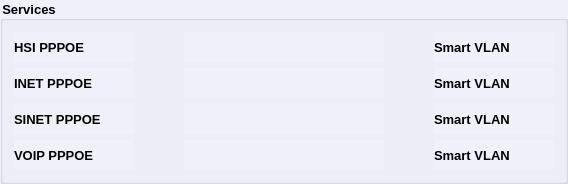
               <widget class="QGroupBox" name="servicesGB">
                <property name="minimumSize">
                 <size>
                  <width>0</width>
                  <height>0</height>
                 </size>
                </property>
                <property name="font">
                 <font>
                  <family>Tahoma</family>
                  <pointsize>10</pointsize>
                  <weight>75</weight>
                  <bold>true</bold>
                 </font>
                </property>
                <property name="styleSheet">
                 <string notr="true">background-color: rgb(240, 240, 250);</string>
                </property>
                <property name="title">
                 <string>Services</string>
                </property>
                <layout class="QVBoxLayout" name="verticalLayout_5">
                 <item>
                  <layout class="QHBoxLayout" name="horizontalLayout_16">
                   <property name="spacing">
                    <number>50</number>
                   </property>
                   <item>
                    <widget class="QLabel" name="label_29">
                     <property name="minimumSize">
                      <size>
                       <width>120</width>
                       <height>30</height>
                      </size>
                     </property>
                     <property name="maximumSize">
                      <size>
                       <width>120</width>
                       <height>30</height>
                      </size>
                     </property>
                     <property name="font">
                      <font>
                       <family>Tahoma</family>
                       <pointsize>10</pointsize>
                       <weight>75</weight>
                       <bold>true</bold>
                      </font>
                     </property>
                     <property name="text">
                      <string>HSI PPPOE</string>
                     </property>
                    </widget>
                   </item>
                   <item>
                    <widget class="QLabel" name="pppoeLbl">
                     <property name="sizePolicy">
                      <sizepolicy hsizetype="Expanding" vsizetype="Preferred">
                       <horstretch>0</horstretch>
                       <verstretch>0</verstretch>
                      </sizepolicy>
                     </property>
                     <property name="minimumSize">
                      <size>
                       <width>200</width>
                       <height>30</height>
                      </size>
                     </property>
                     <property name="maximumSize">
                      <size>
                       <width>200</width>
                       <height>30</height>
                      </size>
                     </property>
                     <property name="font">
                      <font>
                       <family>Tahoma</family>
                       <pointsize>10</pointsize>
                       <weight>75</weight>
                       <bold>true</bold>
                      </font>
                     </property>
                     <property name="styleSheet">
                      <string notr="true">color: rgb(85, 0, 127);</string>
                     </property>
                     <property name="text">
                      <string/>
                     </property>
                    </widget>
                   </item>
                   <item>
                    <widget class="QLabel" name="hsiVlanLbl">
                     <property name="sizePolicy">
                      <sizepolicy hsizetype="Expanding" vsizetype="Preferred">
                       <horstretch>0</horstretch>
                       <verstretch>0</verstretch>
                      </sizepolicy>
                     </property>
                     <property name="minimumSize">
                      <size>
                       <width>120</width>
                       <height>30</height>
                      </size>
                     </property>
                     <property name="maximumSize">
                      <size>
                       <width>2000</width>
                       <height>30</height>
                      </size>
                     </property>
                     <property name="font">
                      <font>
                       <family>Tahoma</family>
                       <pointsize>10</pointsize>
                       <weight>75</weight>
                       <bold>true</bold>
                      </font>
                     </property>
                     <property name="text">
                      <string>Smart VLAN</string>
                     </property>
                    </widget>
                   </item>
                  </layout>
                 </item>
                 <item>
                  <layout class="QHBoxLayout" name="horizontalLayout_9">
                   <property name="spacing">
                    <number>50</number>
                   </property>
                   <item>
                    <widget class="QLabel" name="label_15">
                     <property name="minimumSize">
                      <size>
                       <width>120</width>
                       <height>30</height>
                      </size>
                     </property>
                     <property name="maximumSize">
                      <size>
                       <width>120</width>
                       <height>30</height>
                      </size>
                     </property>
                     <property name="font">
                      <font>
                       <family>Tahoma</family>
                       <pointsize>10</pointsize>
                       <weight>75</weight>
                       <bold>true</bold>
                      </font>
                     </property>
                     <property name="text">
                      <string>INET PPPOE</string>
                     </property>
                    </widget>
                   </item>
                   <item>
                    <widget class="QLabel" name="inetLbl">
                     <property name="sizePolicy">
                      <sizepolicy hsizetype="Expanding" vsizetype="Preferred">
                       <horstretch>0</horstretch>
                       <verstretch>0</verstretch>
                      </sizepolicy>
                     </property>
                     <property name="minimumSize">
                      <size>
                       <width>200</width>
                       <height>30</height>
                      </size>
                     </property>
                     <property name="maximumSize">
                      <size>
                       <width>200</width>
                       <height>30</height>
                      </size>
                     </property>
                     <property name="font">
                      <font>
                       <family>Tahoma</family>
                       <pointsize>10</pointsize>
                       <weight>75</weight>
                       <bold>true</bold>
                      </font>
                     </property>
                     <property name="styleSheet">
                      <string notr="true">color: rgb(85, 0, 127);</string>
                     </property>
                     <property name="text">
                      <string/>
                     </property>
                    </widget>
                   </item>
                   <item>
                    <widget class="QLabel" name="inetVlanLbl">
                     <property name="sizePolicy">
                      <sizepolicy hsizetype="Expanding" vsizetype="Preferred">
                       <horstretch>0</horstretch>
                       <verstretch>0</verstretch>
                      </sizepolicy>
                     </property>
                     <property name="minimumSize">
                      <size>
                       <width>120</width>
                       <height>30</height>
                      </size>
                     </property>
                     <property name="maximumSize">
                      <size>
                       <width>2000</width>
                       <height>30</height>
                      </size>
                     </property>
                     <property name="font">
                      <font>
                       <family>Tahoma</family>
                       <pointsize>10</pointsize>
                       <weight>75</weight>
                       <bold>true</bold>
                      </font>
                     </property>
                     <property name="text">
                      <string>Smart VLAN</string>
                     </property>
                    </widget>
                   </item>
                  </layout>
                 </item>
                 <item>
                  <layout class="QHBoxLayout" name="horizontalLayout_15">
                   <property name="spacing">
                    <number>50</number>
                   </property>
                   <item>
                    <widget class="QLabel" name="label_27">
                     <property name="minimumSize">
                      <size>
                       <width>120</width>
                       <height>30</height>
                      </size>
                     </property>
                     <property name="maximumSize">
                      <size>
                       <width>120</width>
                       <height>30</height>
                      </size>
                     </property>
                     <property name="font">
                      <font>
                       <family>Tahoma</family>
                       <pointsize>10</pointsize>
                       <weight>75</weight>
                       <bold>true</bold>
                      </font>
                     </property>
                     <property name="text">
                      <string>SINET PPPOE</string>
                     </property>
                    </widget>
                   </item>
                   <item>
                    <widget class="QLabel" name="sinetLbl">
                     <property name="sizePolicy">
                      <sizepolicy hsizetype="Expanding" vsizetype="Preferred">
                       <horstretch>0</horstretch>
                       <verstretch>0</verstretch>
                      </sizepolicy>
                     </property>
                     <property name="minimumSize">
                      <size>
                       <width>200</width>
                       <height>30</height>
                      </size>
                     </property>
                     <property name="maximumSize">
                      <size>
                       <width>200</width>
                       <height>30</height>
                      </size>
                     </property>
                     <property name="font">
                      <font>
                       <family>Tahoma</family>
                       <pointsize>10</pointsize>
                       <weight>75</weight>
                       <bold>true</bold>
                      </font>
                     </property>
                     <property name="styleSheet">
                      <string notr="true">color: rgb(85, 0, 127);</string>
                     </property>
                     <property name="text">
                      <string/>
                     </property>
                    </widget>
                   </item>
                   <item>
                    <widget class="QLabel" name="sinetVlanLbl">
                     <property name="sizePolicy">
                      <sizepolicy hsizetype="Expanding" vsizetype="Preferred">
                       <horstretch>0</horstretch>
                       <verstretch>0</verstretch>
                      </sizepolicy>
                     </property>
                     <property name="minimumSize">
                      <size>
                       <width>120</width>
                       <height>30</height>
                      </size>
                     </property>
                     <property name="maximumSize">
                      <size>
                       <width>2000</width>
                       <height>30</height>
                      </size>
                     </property>
                     <property name="font">
                      <font>
                       <family>Tahoma</family>
                       <pointsize>10</pointsize>
                       <weight>75</weight>
                       <bold>true</bold>
                      </font>
                     </property>
                     <property name="text">
                      <string>Smart VLAN</string>
                     </property>
                    </widget>
                   </item>
                  </layout>
                 </item>
                 <item>
                  <layout class="QHBoxLayout" name="horizontalLayout_10">
                   <property name="spacing">
                    <number>50</number>
                   </property>
                   <item>
                    <widget class="QLabel" name="label_17">
                     <property name="minimumSize">
                      <size>
                       <width>120</width>
                       <height>30</height>
                      </size>
                     </property>
                     <property name="maximumSize">
                      <size>
                       <width>120</width>
                       <height>30</height>
                      </size>
                     </property>
                     <property name="font">
                      <font>
                       <family>Tahoma</family>
                       <pointsize>10</pointsize>
                       <weight>75</weight>
                       <bold>true</bold>
                      </font>
                     </property>
                     <property name="text">
                      <string>VOIP PPPOE</string>
                     </property>
                    </widget>
                   </item>
                   <item>
                    <widget class="QLabel" name="voipLbl">
                     <property name="sizePolicy">
                      <sizepolicy hsizetype="Expanding" vsizetype="Preferred">
                       <horstretch>0</horstretch>
                       <verstretch>0</verstretch>
                      </sizepolicy>
                     </property>
                     <property name="minimumSize">
                      <size>
                       <width>200</width>
                       <height>30</height>
                      </size>
                     </property>
                     <property name="maximumSize">
                      <size>
                       <width>200</width>
                       <height>30</height>
                      </size>
                     </property>
                     <property name="font">
                      <font>
                       <family>Tahoma</family>
                       <pointsize>10</pointsize>
                       <weight>75</weight>
                       <bold>true</bold>
                      </font>
                     </property>
                     <property name="styleSheet">
                      <string notr="true">color: rgb(85, 0, 127);</string>
                     </property>
                     <property name="text">
                      <string/>
                     </property>
                    </widget>
                   </item>
                   <item>
                    <widget class="QLabel" name="voipVlanLbl">
                     <property name="sizePolicy">
                      <sizepolicy hsizetype="Expanding" vsizetype="Preferred">
                       <horstretch>0</horstretch>
                       <verstretch>0</verstretch>
                      </sizepolicy>
                     </property>
                     <property name="minimumSize">
                      <size>
                       <width>120</width>
                       <height>30</height>
                      </size>
                     </property>
                     <property name="maximumSize">
                      <size>
                       <width>2000</width>
                       <height>30</height>
                      </size>
                     </property>
                     <property name="font">
                      <font>
                       <family>Tahoma</family>
                       <pointsize>10</pointsize>
                       <weight>75</weight>
                       <bold>true</bold>
                      </font>
                     </property>
                     <property name="text">
                      <string>Smart VLAN</string>
                     </property>
                    </widget>
                   </item>
                  </layout>
                 </item>
                </layout>
               </widget>
